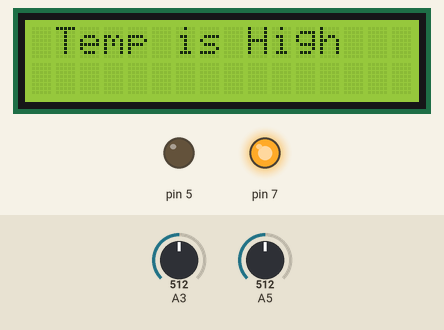
This sketch was run on a simulated Arduino Uno, built with avr-gcc and run on an emulated ATmega328P. Shown: 16×2 character LCD, output pins drawn as LEDs (lit = HIGH). Inputs (shaded band) come from the test bench; at power-on: A5 = 512, A3 = 512.

Above: at 1.2 s.
1.3 s: A5 set to 410
At 3.8 s:
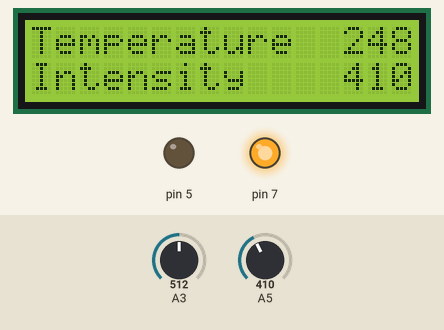
8.6 s: A5 set to 381
At 11.9 s:
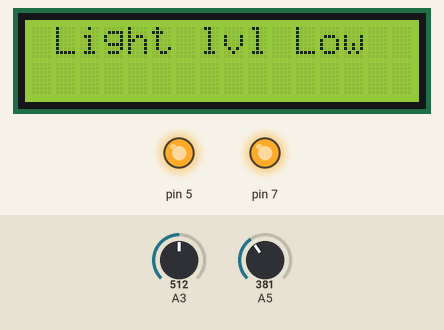
16.4 s: A3 set to 89
At 18.9 s:
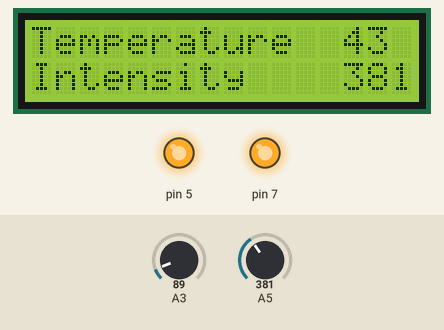
20.6 s: A3 set to 71
At 22.8 s:
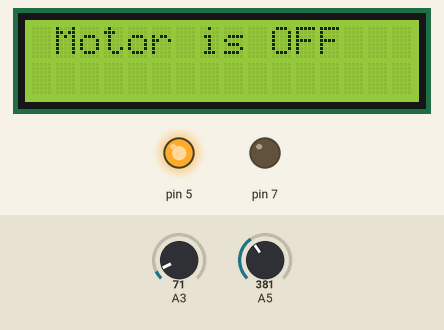
27.6 s: A5 set to 511
At 33.0 s:
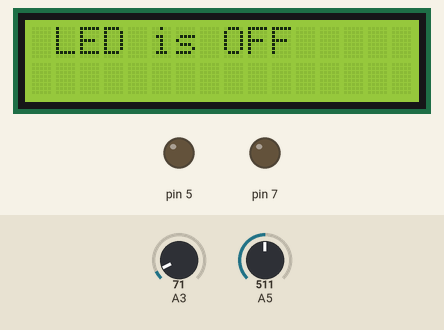
35.4 s: A3 set to 28
At 37.0 s:
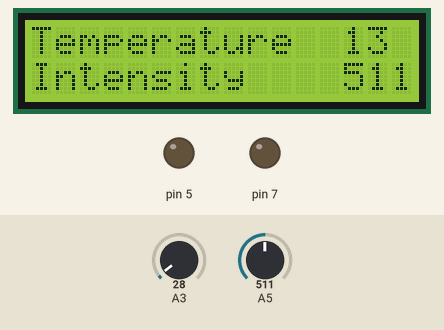
Timing chart, 0 to 38.5 s (numbered marks = the images above; inputs shaded):
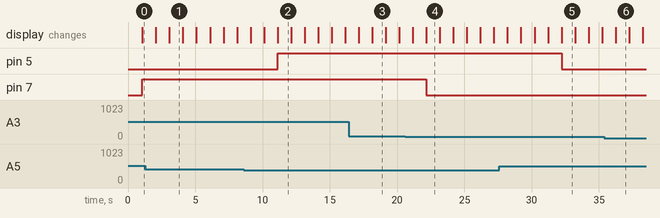

The sketch:

temp_and_ins.ino
```cpp
#include<LiquidCrystal.h>
LiquidCrystal lcd(13,12,11,10,9,8);
void setup() {
 pinMode(A3,INPUT);
 pinMode(A5,INPUT);
 lcd.begin(16,2);
 pinMode(7,OUTPUT);
 pinMode(5,OUTPUT);
}

void loop() {
  lcd.clear();
  int temp = analogRead(A3);
  temp = temp*0.4848;
  lcd.setCursor(0,0);
  lcd.print("Temperature");
  lcd.setCursor(13,0);
  lcd.print(temp);
  int ins = analogRead(A5);
  lcd.setCursor(0,1);
  lcd.print("Intensity");
  lcd.setCursor(13,1);
  lcd.print(ins);
  delay(1000);
  if ( temp > 38){
    lcd.clear();
    digitalWrite(7,1);
    lcd.print("Temp is High");
    lcd.scrollDisplayRight();
    delay(1000);
  }
  else{
    lcd.clear();
    digitalWrite(7,0);
    lcd.print("Motor is OFF");
    lcd.scrollDisplayRight();
    delay(1000);
  }

  if ( ins < 400){
    lcd.clear();
    digitalWrite(5,1);
    lcd.print("Light lvl Low");
    lcd.scrollDisplayRight();
    delay(1000);
  }
  else{
    lcd.clear();
    digitalWrite(5,0);
    lcd.print("LED is OFF");
    lcd.scrollDisplayRight();
    delay(1000);
  }
}
```

Measured:
- the behaviour switches between 400 and 399 on A5 (found by bisection; images 1 and 2)
- the behaviour switches between 81 and 80 on A3 (found by bisection; images 3 and 4)
- after the input at 8.6 s, pin 5: LOW → HIGH after 2.5 s
- after the input at 20.6 s, pin 7: HIGH → LOW after 1.6 s
- after the input at 27.6 s, pin 5: HIGH → LOW after 4.6 s
- what the display in image 1 shows lasts 1.0 s, from 3.1 s to 4.1 s
